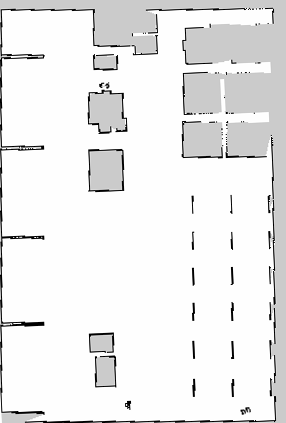
#> input picture src/forklift_nav_bringup/maps/warehouse_map.png, 286 x 423 px, found by its file name
$ python generate_filter_masks.py
#> lines starting #> are read from the running program, lines starting #| are printed output that depends on the picture; after the words box and inside, x2 and y2 are one past the last pixel; in counts of white or black regions, pixels touching at a corner belong together
from pathlib import Path

from PIL import Image, ImageDraw


WORKSPACE_ROOT = Path(__file__).resolve().parents[1]
MAP_DIR = WORKSPACE_ROOT / "src" / "forklift_navigation" / "maps"
MAP_PATH = MAP_DIR / "warehouse_map.png"
KEEPOUT_MASK_PATH = MAP_DIR / "warehouse_keepout_mask.png"
SPEED_MASK_PATH = MAP_DIR / "warehouse_speed_mask.png"

RESOLUTION = 0.05
ORIGIN_X = -7.0
ORIGIN_Y = -10.5


def world_to_pixel(x: float, y: float, height: int) -> tuple[int, int]:
    px = int(round((x - ORIGIN_X) / RESOLUTION))
    py = height - int(round((y - ORIGIN_Y) / RESOLUTION))
    return px, py


def draw_world_rect(draw: ImageDraw.ImageDraw, x0: float, y0: float, x1: float, y1: float, value: int, height: int) -> None:
    p0 = world_to_pixel(x0, y0, height)
    p1 = world_to_pixel(x1, y1, height)
    left = min(p0[0], p1[0])
    right = max(p0[0], p1[0])
    top = min(p0[1], p1[1])
    bottom = max(p0[1], p1[1])
    draw.rectangle([left, top, right, bottom], fill=value)


def main() -> None:
    base = Image.open(MAP_PATH).convert("L")
    keepout = Image.new("L", base.size, 0)
#> keepout: PIL image 286x423 L; every value is 0
    speed = Image.new("L", base.size, 0)

    keepout_draw = ImageDraw.Draw(keepout)
    speed_draw = ImageDraw.Draw(speed)

    # Keepout buffers around shelves / rack islands.
    keepout_rects = [
        (-3.8, 5.2, -1.9, 7.0),
        (-3.8, 1.4, -1.6, 4.0),
        (-3.4, -8.9, -1.7, -5.6),
        (1.1, 6.0, 5.1, 9.0),
        (1.1, 3.4, 5.0, 6.0),
        (1.1, 1.0, 5.0, 3.4),
    ]
    for rect in keepout_rects:
        draw_world_rect(keepout_draw, *rect, value=100, height=keepout.height)

    # Speed-limited regions. Values are percentages of max speed.
    speed_rects = [
        (-4.2, -9.2, -1.0, -5.0, 50),
        (-4.4, 0.6, -0.8, 7.2, 65),
        (-0.6, 5.0, 5.6, 9.6, 70),
        (0.8, -3.6, 5.8, 4.6, 60),
    ]
    for x0, y0, x1, y1, value in speed_rects:
        draw_world_rect(speed_draw, x0, y0, x1, y1, value=value, height=speed.height)

    keepout.save(KEEPOUT_MASK_PATH)
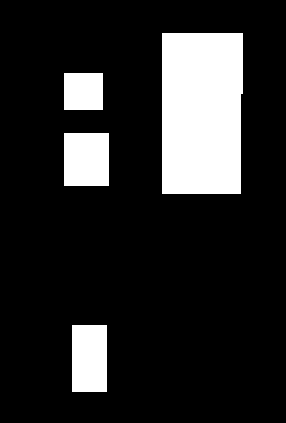
#> saved as warehouse_keepout_mask.png: PIL image 286x423 L; values 0 (black) and 100 (white), 15.7% white; 4 white regions, box (x1, y1, x2, y2) and area: (162, 33, 243, 194) 12841, (64, 133, 109, 186) 2385, (72, 325, 107, 392) 2345, (64, 73, 103, 110) 1443
    speed.save(SPEED_MASK_PATH)
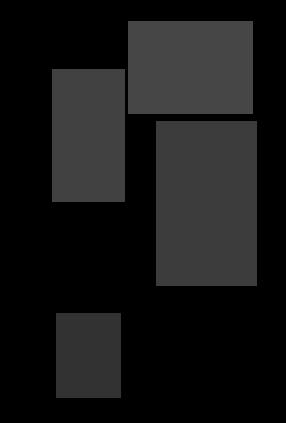
#> saved as warehouse_speed_mask.png: PIL image 286x423 L; min 0, max 70, mean 22.5
    print(f"Wrote {KEEPOUT_MASK_PATH}")
    print(f"Wrote {SPEED_MASK_PATH}")


if __name__ == "__main__":
    main()
